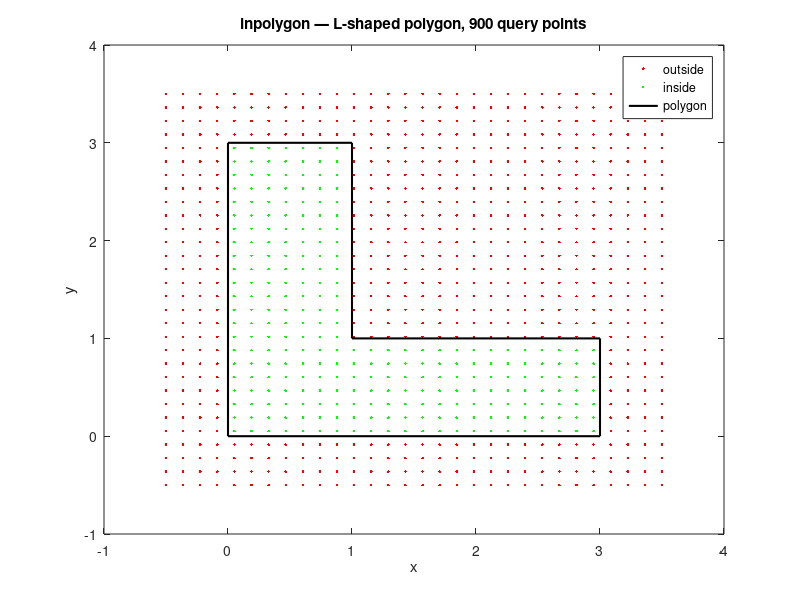

Here is the MATLAB script that generated this plot:
% inpolygon — Point-in-Polygon Test
%
% Ray-casting (crossing-number) test: which query points lie INSIDE
% the closed polygon defined by (xv, yv).



clear
close all

% --- L-shaped polygon ---
xv = [0  3  3  1  1  0  0];
yv = [0  0  1  1  3  3  0];

% Grid of query points.
[Xq, Yq] = meshgrid(linspace(-0.5, 3.5, 30), linspace(-0.5, 3.5, 30));
in = inpolygon(Xq(:), Yq(:), xv, yv);

% Visualise — green inside, red outside.
inIdx = find(in);
outIdx = find(~in);
figure;
plot(Xq(outIdx), Yq(outIdx), 'r.');
hold on;
plot(Xq(inIdx),  Yq(inIdx),  'g.');
plot(xv, yv, 'k-', 'LineWidth', 1.5);
title('inpolygon — L-shaped polygon, 900 query points');
xlabel('x'); ylabel('y');
legend('outside', 'inside', 'polygon');

fprintf('%d of %d points classified inside\n', ...
        sum(in), numel(in));
